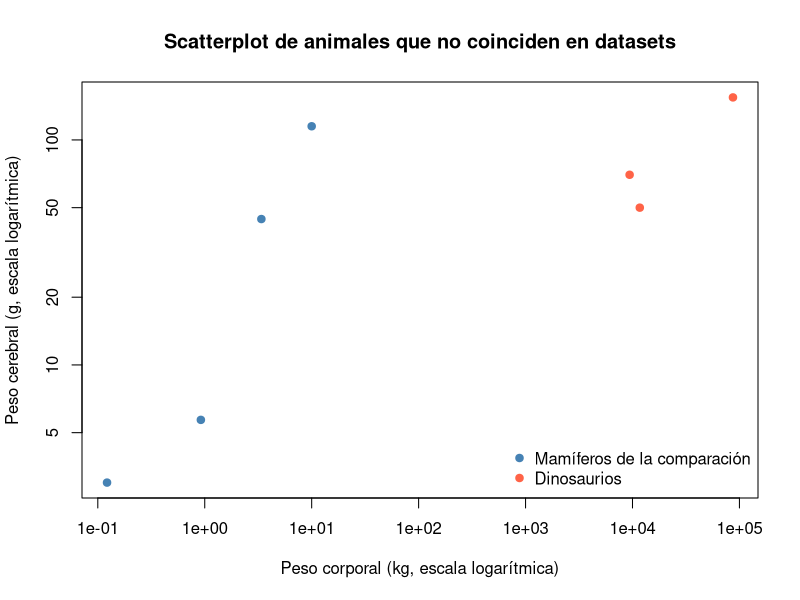

R code for this plot:
## ---- chunk 1

library(MASS)
library(robustbase)

data("mammals", package = "MASS")
data("Animals2", package = "robustbase")
## ---- chunk 2
dim(mammals)
head(mammals)
tail(mammals)
str(mammals)
## ---- chunk 3
dim(Animals2)
head(Animals2)
tail(Animals2)
str(Animals2)
## ---- chunk 4
rownames(mammals)
colnames(mammals)
## ---- chunk 5
rownames(Animals2)
colnames(Animals2)
## ---- chunk 6
commonAnimals <- intersect(rownames(mammals), rownames(Animals2))

commonAnimals
length(commonAnimals)
## ---- chunk 7
soloMammals <- setdiff(rownames(mammals), rownames(Animals2))

soloMammals
length(soloMammals)
## ---- chunk 8
soloAnimals2 <- setdiff(rownames(Animals2), rownames(mammals))

soloAnimals2
length(soloAnimals2)
## ---- chunk 9
noComunesMammals <- mammals[soloMammals, , drop = FALSE]
noComunesAnimals2 <- Animals2[soloAnimals2, , drop = FALSE]

noComunesMammals
noComunesAnimals2
## ---- chunk 10
comparacion <- merge(
  data.frame(
    nombreMammals = rownames(noComunesMammals),
    noComunesMammals,
    row.names = NULL
  ),
  data.frame(
    nombreAnimals2 = rownames(noComunesAnimals2),
    noComunesAnimals2,
    row.names = NULL
  ),
  by = c("body", "brain")
)

comparacion
## ---- chunk 11

dinosaurios <- Animals2[
  c("Brachiosaurus", "Dipliodocus", "Triceratops"),
  ,
  drop = FALSE
]

# Límites que incluyen ambos grupos
limitesX <- range(dinosaurios$body, comparacion$body)
limitesY <- range(dinosaurios$brain, comparacion$brain)

plot(
  comparacion$body, comparacion$brain,
  log = "xy",
  xlim = limitesX,
  ylim = limitesY,
  col = "steelblue",
  pch = 19,
  xlab = "Peso corporal (kg, escala logarítmica)",
  ylab = "Peso cerebral (g, escala logarítmica)",
  main = "Scatterplot de animales que no coinciden en datasets"
)

points(
  dinosaurios$body, dinosaurios$brain,
  col = "tomato",
  pch = 19
)

legend(
  "bottomright",
  legend = c("Mamíferos de la comparación", "Dinosaurios"),
  col = c("steelblue", "tomato"),
  pch = 19,
  bty = "n"
)
